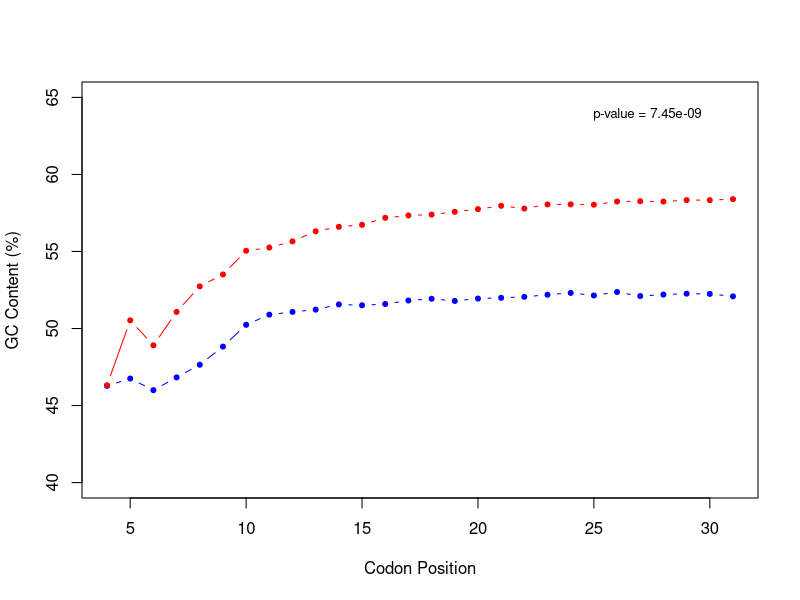

This figure's R source:
data1 <- read.csv("GC_core.csv", header = TRUE)
attach(data1)

data2 <- read.csv("GC3_core.csv", header = TRUE)
attach(data2)

# GC

dims <- dim(data1)

m.gc <- c()
sd.gc <- c()
sem.gc <- c()
x <- c(4:dims[2])

for (i in x) {
  gc <- unlist(data1[i]) * 100
  m.gc <- c(m.gc, mean(gc))
  sd.gc <- c(sd.gc, sd(gc))
  sem.gc <- c(sem.gc, sd(gc) / sqrt(length(gc)))
}

# GC3

dims2 <- dim(data2)

m.gc2 <- c()
sd.gc2 <- c()
sem.gc2 <- c()

for (i in x) {  
  gc3 <- unlist(data2[i]) * 100
  m.gc2 <- c(m.gc2, mean(gc3))
  sd.gc2 <- c(sd.gc2, sd(gc3))
  sem.gc2 <- c(sem.gc2, sd(gc3) / sqrt(length(gc3)))
}

#GC and GC3 single data frame
gc_data <- data.frame(
  Codon_Position = x,
  Mean_GC = m.gc,
  Mean_GC3 = m.gc2
)

# Shapiro-Wilk test - GC
shapiro_gc <- shapiro.test(gc_data$Mean_GC)
print(shapiro_gc)

# Shapiro-Wilk test - GC3
shapiro_gc3 <- shapiro.test(gc_data$Mean_GC3)
print(shapiro_gc3)

# Paired t-test - Data not normally distributed so don't use.
#t_test_result <- t.test(gc_data$Mean_GC, gc_data$Mean_GC3, paired = TRUE)
#print(t_test_result)

# Wilcoxon test 
wilcox_result <- wilcox.test(gc_data$Mean_GC, gc_data$Mean_GC3, paired = TRUE)
print(wilcox_result)

# Plot GC vs GC3
#pdf("SFig5_GC_GC3.pdf")
#plot(gc_data$Codon_Position, gc_data$Mean_GC, type = "b", col = "blue", pch = 20, ylim = c(0.4, 0.65),
#     xlab = "Codon Position", ylab = "GC Content (%)", main = "")
#lines(gc_data$Codon_Position, gc_data$Mean_GC3, type = "b", col = "red", pch = 20)
#legend("topright", legend = c("GC", "GC3"), col = c("blue", "red"), lty = 1, pch = 20)
#dev.off()

pdf("SFig5_GC_GC3.pdf")
plot(gc_data$Codon_Position, gc_data$Mean_GC, type = "b", col = "blue", pch = 20, ylim = c(40, 65), xlab = "Codon Position", ylab = "GC Content (%)", main = "")
lines(gc_data$Codon_Position, gc_data$Mean_GC3, type = "b", col = "red", pch = 20)

value <- wilcox_result$p.value

value2 <- signif(wilcox_result$p.value, digits =3)

txt<-paste("p-value =", value2)

mtext(txt,side=3,adj=0.9,line=-2,cex=0.8)

dev.off()
 